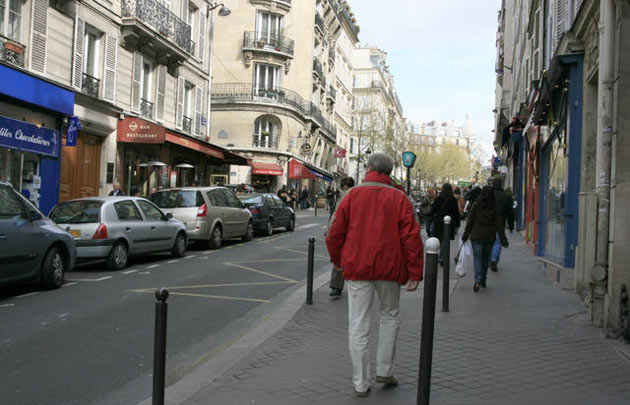
#> input picture im.jpg, 630 x 405 px; its folder holds only this picture in this run
$ python -i mosaique.py   (imports and definitions only)   (older library calls are emulated)
#> lines starting #> are read from the running program, lines starting #| are printed output that depends on the picture
import sys
import os
from tkinter import *
import tkinter as tk
from tkinter import filedialog
from PIL import Image,ImageChops,ImageOps, ImageTk
from multiprocessing import Process, Queue, cpu_count

# Change these 3 config parameters to suit your needs...
TILE_SIZE = 50  # height/width of mosaic tiles in pixels
TILE_MATCH_RES = 5 # tile matching resolution (higher values give better fit but require more processing)
ENLARGEMENT = 8  # the mosaic image will be this many times wider and taller than the original

TILE_BLOCK_SIZE = TILE_SIZE / max(min(TILE_MATCH_RES, TILE_SIZE), 1)
WORKER_COUNT = max(cpu_count() - 1, 1)
OUT_FILE = 'mosaic.jpeg'
EOQ_VALUE = None

class TileProcessor:
    def __init__(self, tiles_directory):
        self.tiles_directory = tiles_directory

    # [38 lines left out: functions __process_tile, get_tiles, not called in this run]


class TargetImage:
    def __init__(self, image_path):
        self.image_path = image_path

    def get_data(self):
        print('Processing main image...')
        img = Image.open(self.image_path)
#> img is the input picture: PIL image 630x405 RGB; mean R, G, B 111.5, 110.2, 107.9
        w = img.size[0] * ENLARGEMENT
#> w = 5040
        h = img.size[1] * ENLARGEMENT
#> h = 3240
        large_img = img.resize((w, h), Image.ANTIALIAS)
        w_diff = (w % TILE_SIZE) / 2
#> w_diff = 20
        h_diff = (h % TILE_SIZE) / 2
#> h_diff = 20

        # if necessary, crop the image slightly so we use a whole number of tiles horizontally and vertically
        if w_diff or h_diff:
            large_img = large_img.crop((w_diff, h_diff, w - w_diff, h - h_diff))
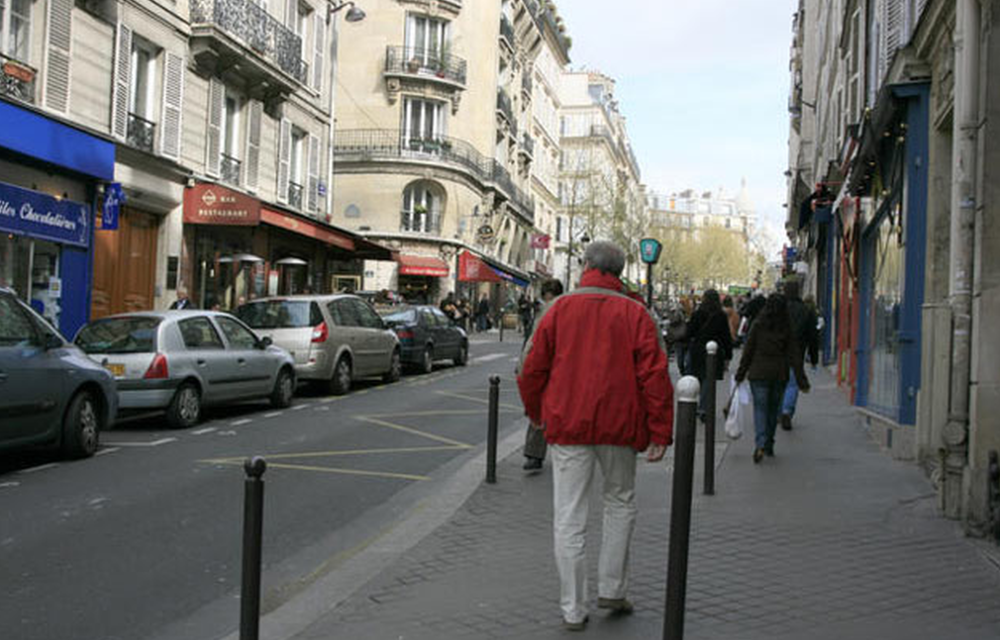
#> large_img: PIL image 5000x3200 RGB (shown at 1/5 size); mean R, G, B 111.6, 110.3, 107.9

        small_img = large_img.resize((int(w / TILE_BLOCK_SIZE), int(h / TILE_BLOCK_SIZE)), Image.ANTIALIAS)
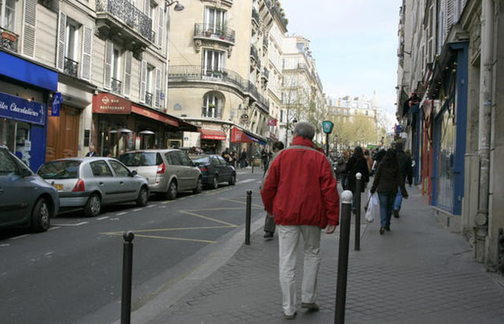
#> small_img: PIL image 504x324 RGB; mean R, G, B 111.6, 110.3, 107.9

        image_data = (large_img.convert('RGB'), small_img.convert('RGB'))

        print('Main image processed.')

        return image_data


class TileFitter:
    def __init__(self, tiles_data):
        self.tiles_data = tiles_data

    # [42 lines left out: functions __get_tile_diff, get_best_fit_tile, fit_tiles, not called in this run]


class ProgressCounter:
    def __init__(self, total):
        self.total = total
        self.counter = 0

    def update(self):
        self.counter += 1
        print("Progress: {:04.1f}%".format(100 * self.counter / self.total), flush=True, end='\r')


class MosaicImage:
    # [10 lines left out: functions __init__, add_tile, not called in this run]

    def save(self, path):
        self.image.save(path)


# [61 lines left out: functions build_mosaic, compose, not called in this run]

class Mosaique:

    # [41 lines left out: function __init__, not called in this run]

>>> result = TargetImage('im.jpg').get_data()
